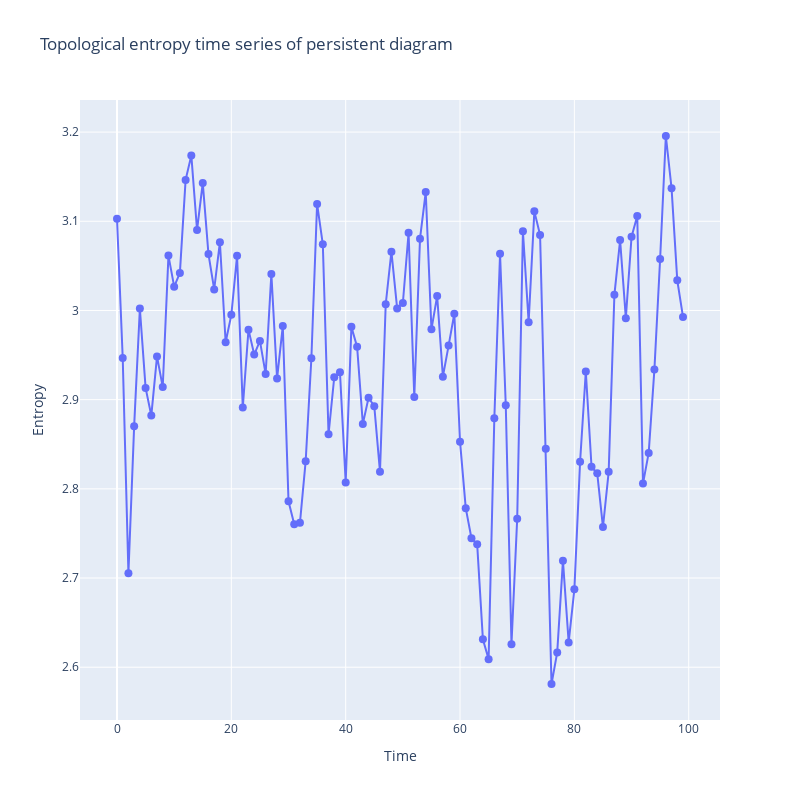

The notebook cell saved with this chart:
### Markdown cell above
Now we can calculate the topological entropy of dimension 0 for each point cloud, for this we first calculate the persistence diagram, limit the bars that go to infinity and calculate the entropy. Finally we can plot the time series of the topology of how robots are located in each time and how they are moving.

Keep in mind that the first instant will have a very large entropy, or one of the largest, since by default Navground gives them very dispersed at the beginning of the experiment.

P.S: We have created the time series plot in matplotlib and plotly to to know the instants of time that are of interest to study.

### Code cell
entropias=[]
for i in range(instantes):
    nube_puntos=ps[i,:,:2]
    persistence = fu.calculaDiagramaPersistencia(nube_puntos,0,"alpha")
    persistenciaL = fu.limitaDiagrama(persistence,maxd,remove=True)
    entropias.append(fu.calculaEntropia(persistenciaL))
    
fu.dibujaEntropyTimeSerie(entropias)
fu.dibujaEntropyTimeSerieInteractive(entropias)

### Figure 1 — Plotly figure (JSON) as saved in the notebook; plotly's stock layout.template omitted (floating-point values rounded to 4 significant figures)
{"data": [{"marker": {"size": 8}, "mode": "lines+markers", "type": "scatter", "x": [0, 1, 2, 3, 4, 5, 6, 7, 8, 9, 10, 11, 12, 13, 14, 15, 16, 17, 18, 19, 20, 21, 22, 23, 24, 25, 26, 27, 28, 29, 30, 31, 32, 33, 34, 35, 36, 37, 38, 39, 40, 41, 42, 43, 44, 45, 46, 47, 48, 49, 50, 51, 52, 53, 54, 55, 56, 57, 58, 59, 60, 61, 62, 63, 64, 65, 66, 67, 68, 69, 70, 71, 72, 73, 74, 75, 76, 77, 78, 79, 80, 81, 82, 83, 84, 85, 86, 87, 88, 89, 90, 91, 92, 93, 94, 95, 96, 97, 98, 99], "y": [3.103, 2.947, 2.705, 2.87, 3.002, 2.913, 2.882, 2.949, 2.914, 3.062, 3.027, 3.042, 3.146, 3.174, 3.09, 3.143, 3.063, 3.024, 3.076, 2.964, 2.995, 3.061, 2.891, 2.978, 2.951, 2.966, 2.929, 3.041, 2.924, 2.983, 2.786, 2.76, 2.762, 2.831, 2.946, 3.119, 3.074, 2.861, 2.925, 2.931, 2.807, 2.982, 2.959, 2.873, 2.902, 2.893, 2.819, 3.007, 3.066, 3.002, 3.008, 3.087, 2.903, 3.08, 3.133, 2.979, 3.016, 2.926, 2.961, 2.996, 2.853, 2.778, 2.745, 2.738, 2.631, 2.609, 2.879, 3.064, 2.894, 2.626, 2.767, 3.089, 2.987, 3.111, 3.085, 2.845, 2.581, 2.617, 2.72, 2.628, 2.687, 2.83, 2.932, 2.825, 2.817, 2.757, 2.819, 3.018, 3.079, 2.991, 3.083, 3.106, 2.806, 2.84, 2.934, 3.058, 3.196, 3.137, 3.034, 2.993]}], "layout": {"autosize": false, "height": 800, "title": {"text": "Topological entropy time series of persistent diagram"}, "width": 800, "xaxis": {"title": {"text": "Time"}}, "yaxis": {"title": {"text": "Entropy"}}}}
